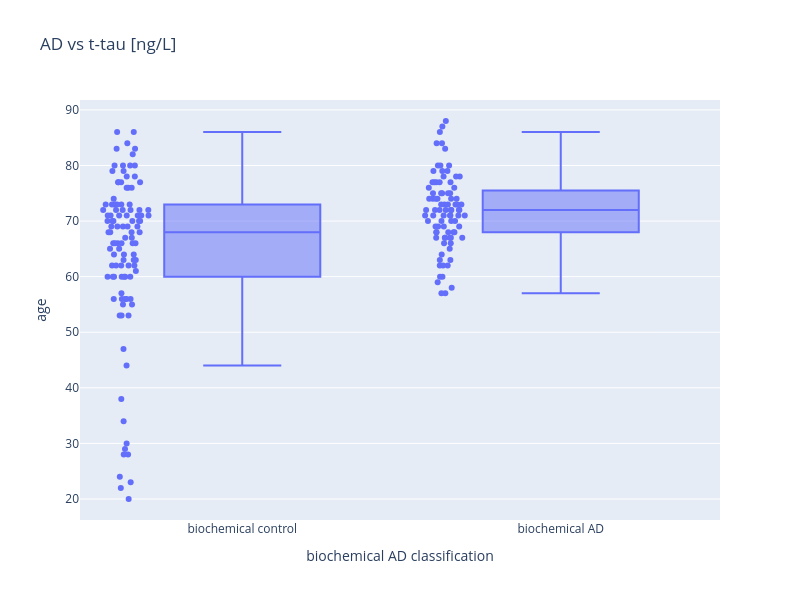

Here is the notebook cell this chart was saved with:
### Code cell
fig = px.box(d_groups,
             y='age', 
             x='biochemical AD classification',
             title='AD vs t-tau [ng/L]',
             points='all')
fig.update_layout(
    width=800,
    height=600,
)

fig.show()

### Figure 1 — Plotly figure (JSON) as saved in the notebook; plotly's stock layout.template omitted (floating-point values rounded to 4 significant figures; data arrays with more than 128 entries replaced by an {"elided": "..."} marker saying what was removed)
{"data": [{"alignmentgroup": "True", "boxpoints": "all", "hovertemplate": "biochemical AD classification=%{x}<br>age=%{y}<extra></extra>", "legendgroup": "", "marker": {"color": "#636efa"}, "name": "", "notched": false, "offsetgroup": "", "orientation": "v", "showlegend": false, "type": "box", "x": {"elided": "210 str values"}, "x0": " ", "xaxis": "x", "y": {"elided": "210 float values"}, "y0": " ", "yaxis": "y"}], "layout": {"boxmode": "group", "height": 600, "legend": {"tracegroupgap": 0}, "title": {"text": "AD vs t-tau [ng/L]"}, "width": 800, "xaxis": {"anchor": "y", "domain": [0, 1], "title": {"text": "biochemical AD classification"}}, "yaxis": {"anchor": "x", "domain": [0, 1], "title": {"text": "age"}}}}
